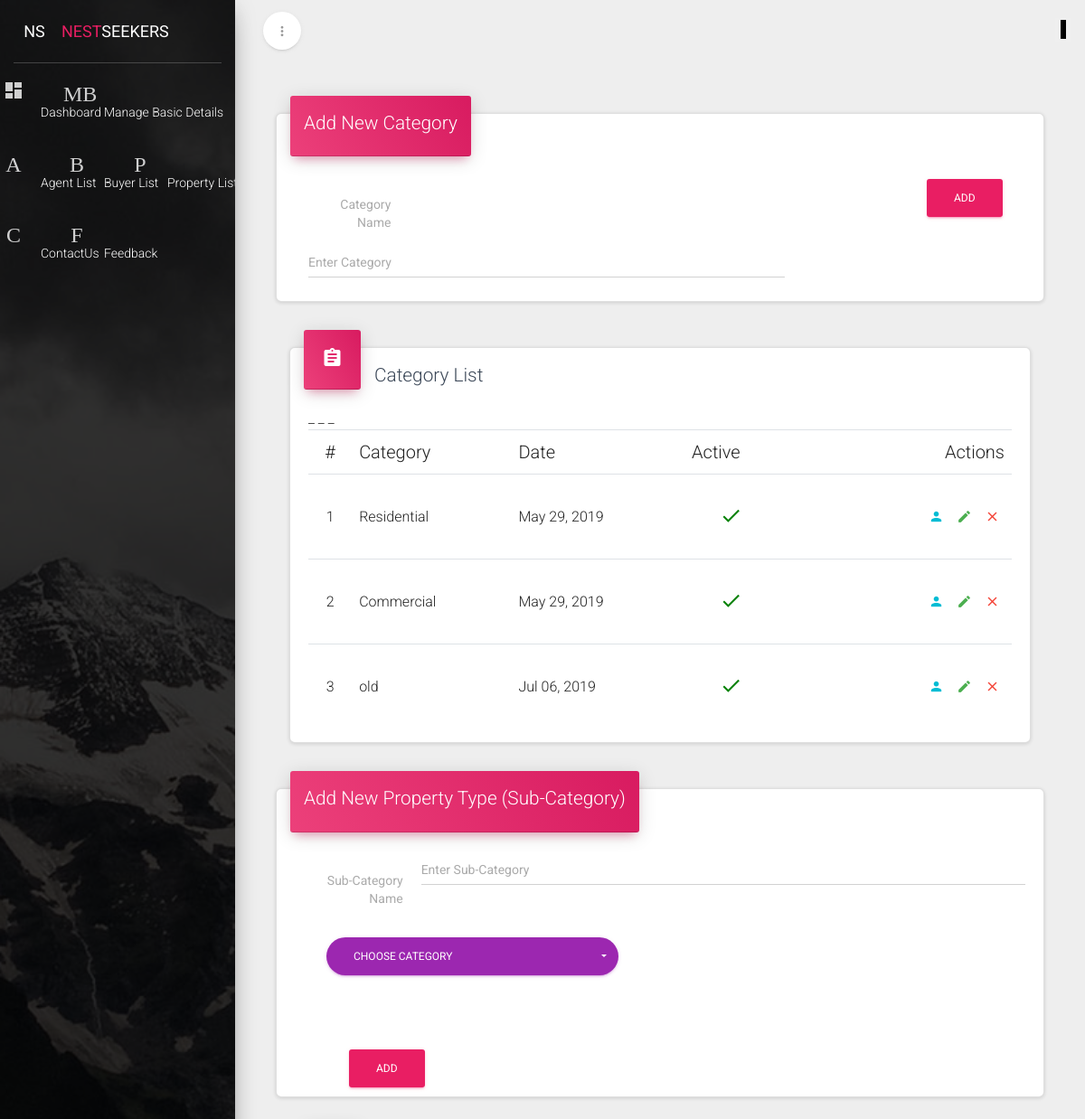
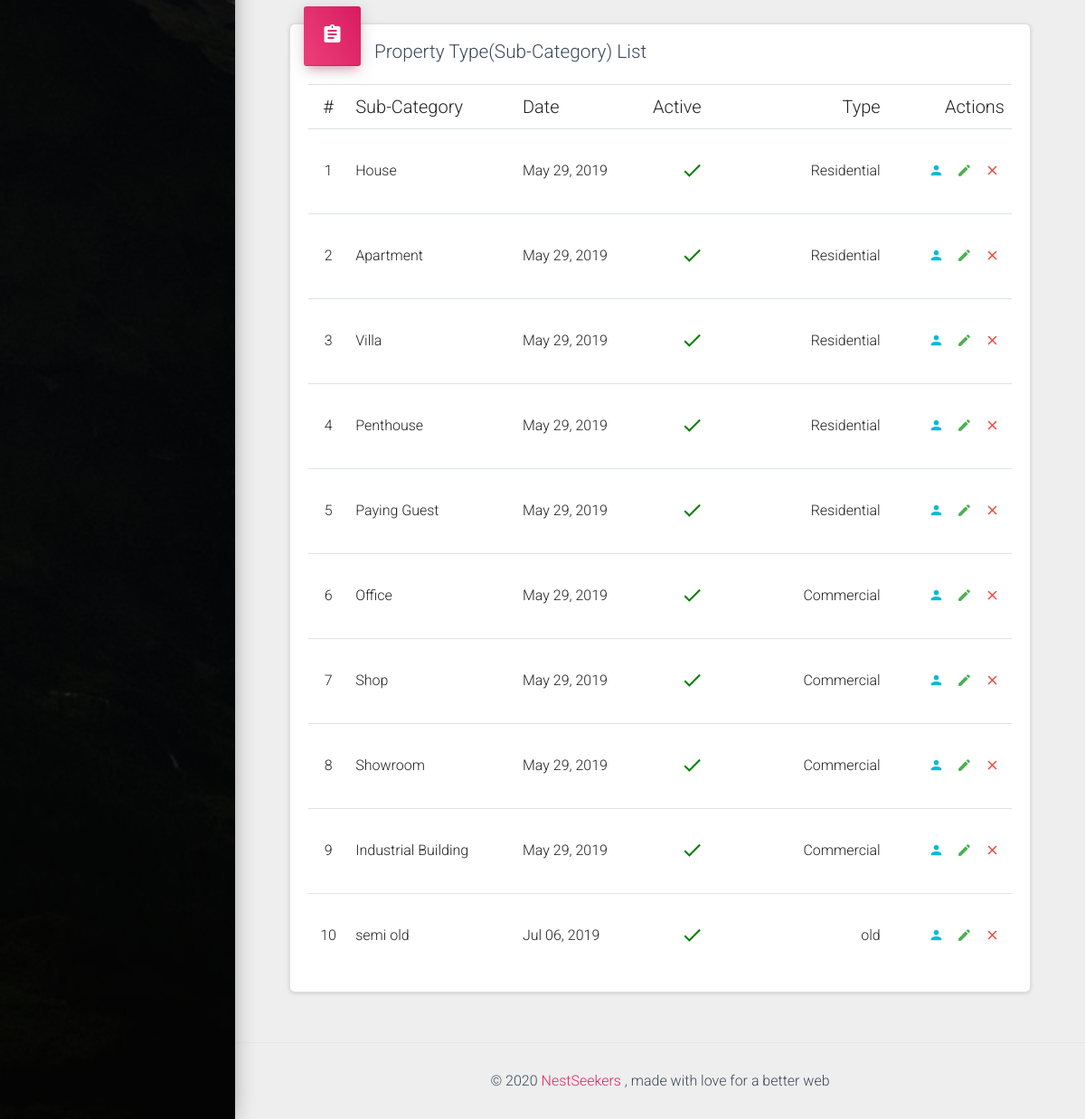
Page /NestSeekers/admin/ManageCategory.php on the committed database (2 pictures, top to bottom).
### tables this page shows
CREATE TABLE IF NOT EXISTS `tblcategory` (
  `CategoryID` int(11) NOT NULL AUTO_INCREMENT,
  `CategoryName` varchar(200) DEFAULT NULL,
  `CreatedOn` date NOT NULL,
  `IsActive` tinyint(4) NOT NULL,
  PRIMARY KEY (`CategoryID`)
);

CREATE TABLE IF NOT EXISTS `tblpropertytype` (
  `PropertyTypeID` int(11) NOT NULL AUTO_INCREMENT,
  `CategoryID` int(11) NOT NULL,
  `PropertyName` varchar(100) DEFAULT NULL,
  `CreatedOn` date NOT NULL,
  `IsActive` tinyint(4) NOT NULL,
  PRIMARY KEY (`PropertyTypeID`)
);

### NestSeekers/admin/ManageCategory.php (the view, shortened to what this page needs)
<!doctype html>
<html lang="en">
<head>
    <?php include_once("LoadFile1.php");?>
</head>
<body >
	<div class="wrapper">
            <?php include_once("SideBarMenu.php");?>
	    <div class="main-panel">
			 <?php include_once("NavBar.php");?>
			<div class="content">
					<div class="container-fluid">
					   <div class="col-md-12">
                            <div class="card">
                                        <form method="post" name="myform" class="form-horizontal">
                                            <div class="card-header card-header-text" data-background-color="rose">
                                                <h4 class="card-title">Add New Category</h4>
                                            </div>
                                            <div class="card-content">
                                                <div class="row">
                                                    <div class="col-md-10">
                                                        <label class="col-sm-2 label-on-left">Category Name</label>
                                                        <div class="col-sm-10">
                                                            <div class="form-group label-floating is-empty">
                                                                <input type="text" name="txtCategoryName" class="form-control" placeholder="Enter Category">
                                                            </div>
                                                        </div>
                                                    </div>
                                                    <div class="col-md-2">
                                                        <button type="submit" name="btnAddCategory" onclick=" return validatecat();" class="btn btn-fill btn-rose">Add</button>
                                                    </div>
                                                </div>
                                            </div>
                                        </form>
                            </div>
                            <div class="col-md-12">
                                <div class="card">
                                    <div class="card-header card-header-icon" data-background-color="rose">
                                        <i class="material-icons">assignment</i>
                                    </div>
                                    <div class="card-content">
                                        <h4 class="card-title">Category List</h4>
                                        <div class="table-responsive">
                                            <table class="table">
                                                <thead>
                                                    <tr>
                                                        <th class="text-center">#</th>
                                                        <th>Category</th>
                                                        <th>Date</th>
                                                        <th>Active</th>
                                                        <th class="text-right">Actions</th>
                                                    </tr>
                                                </thead>
                                                <tbody>
                                <?php
                                    $select_Category="select * from tblCategory";
                                    $Execute_select_Category=mysqli_query($con,$select_Category)or die(mysqli_error($con));
                                    while($fetch_category=mysqli_fetch_array($Execute_select_Category))
                                    {
                                ?>
                                        <tr>
                                            <td class="text-center"><?php echo $fetch_category['CategoryID'];?></td>
                                            <td><?php echo $fetch_category['CategoryName'];?></td>
                                            <td>
                                                 <?php
                                                    $date_Project=date('M d, Y',strtotime($fetch_category['CreatedOn']));
                                                        echo $date_Project;
                                                ?>
                                               </td>
                                            <td>
                                                 <?php if($fetch_category['IsActive']==0)
                                                  {
                                                ?>
                                                    <a href="?UpdateCategoryID=<?php echo $fetch_category['CategoryID']; ?>&Active=1" class="btn btn-simple btn-danger btn-icon "><i class="material-icons" style="font-size: 25px;">close</i></a>
                                                <?php
                                                    }
                                                    else
                                                    {
                                                ?>
                                                    <a href="?UpdateCategoryID=<?php echo $fetch_category['CategoryID']; ?>&Active=0" class="btn btn-simple btn-danger btn-icon "><i class="material-icons" style="color: green;font-size: 25px;">done</i></a>
                                                <?php
                                                    }
                                                ?>
                                            </td>
                                             <td class="td-actions text-right">
                                                <button type="button" rel="tooltip" class="btn btn-info btn-simple">
                                                    <i class="material-icons">person</i>
                                                </button>
                                                <button type="button" rel="tooltip" class="btn btn-success btn-simple">
                                                    <i class="material-icons">edit</i>
                                                </button>
                                                <button type="button" rel="tooltip" class="btn btn-danger btn-simple">
                                                    <i class="material-icons">close</i>
                                                </button>
                                            </td>
                                        </tr>_
                                <?php
                                    }
                                ?>
                                                </tbody>
                                            </table>
                                        </div>
                                    </div>
                                </div>
                            </div>
                                    <div class="card">
                                        <form method="post" name="myformsubcat" class="form-horizontal">
                                            <div class="card-header card-header-text" data-background-color="rose">
                                                <h4 class="card-title">Add New Property Type (Sub-Category)</h4>
                                            </div>
                                            <div class="card-content">
                                                <div class="row">
                                                        <label class="col-sm-2 label-on-left">Sub-Category Name</label>
                                                        <div class="col-sm-10">
                                                            <div class="form-group label-floating is-empty">
                                                                <input type="text" name="txtSub-CategoryName" class="form-control" placeholder="Enter Sub-Category">
                                                            </div>
                                                        </div>
                                                </div>
                                            </div>
                                            <div class="col-md-12" style="padding-bottom: 0px;margin-left: 40px;">
                                                <div class="row">
                                                    <div class="col-lg-5 col-md-6 col-sm-3">
                                                        <select class="selectpicker" data-style="btn btn-primary btn-round" title="Single Select" data-size="7" name="selectCategory">
                                                            <option disabled selected>Choose Category</option>
                                                        </select>
                                                    </div>
                                                </div>
                                            </div><br><br><br>
                                            <button type="submit" name="btnAddSub-Category" onclick=" return validatesubcat();" class="btn btn-fill btn-rose" style="margin-left: 80px;">Add</button>
                                        </form>
                                    </div>
                            <div class="col-md-12">
                                <div class="card">
                                    <div class="card-header card-header-icon" data-background-color="rose">
                                        <i class="material-icons">assignment</i>
                                    </div>
                                    <div class="card-content">
                                        <h4 class="card-title">Property Type(Sub-Category) List</h4>
                                        <div class="table-responsive">
                                            <table class="table">
                                                <thead>
                                                    <tr>
                                                        <th class="text-center">#</th>
                                                        <th>Sub-Category</th>
                                                        <th>Date</th>
                                                        <th>Active</th>
                                                        <th class="text-right">Type</th>
                                                        <th class="text-right">Actions</th>
                                                    </tr>
                                                </thead>
                                                <tbody>
                                <?php
                                    $select_propertyType="select * from tblpropertytype";
                                    $Execute_select_propertyType=mysqli_query($con,$select_propertyType)or die(mysqli_error($con));
                                    while($fetch_PropertyType=mysqli_fetch_array($Execute_select_propertyType))
                                    {
                                ?>
                                                    <tr>
                                                        <td class="text-center"><?php echo $fetch_PropertyType['PropertyTypeID'];?></td>
                                                        <td><?php echo $fetch_PropertyType['PropertyName'];?></td>
                                                        <td>
                                                             <?php
                                                                $date_Project=date('M d, Y',strtotime($fetch_PropertyType['CreatedOn']));
                                                                    echo $date_Project;
                                                            ?>
                                                        </td>
                                                        <td>
                                                             <?php if($fetch_PropertyType['IsActive']==0)
                                                              {
                                                            ?>
                                                                <a href="?UpdatePropertyTypeID=<?php echo $fetch_PropertyType['PropertyTypeID']; ?>&Active=1" class="btn btn-simple btn-danger btn-icon "><i class="material-icons" style="font-size: 25px;">close</i></a>
                                                            <?php
                                                                }
                                                                else
                                                                {
                                                            ?>
                                                                <a href="?UpdatePropertyTypeID=<?php echo $fetch_PropertyType['PropertyTypeID']; ?>&Active=0" class="btn btn-simple btn-danger btn-icon "><i class="material-icons" style="color: green;font-size: 25px;">done</i></a>
                                                            <?php
                                                                }
                                                            ?>
                                                        </td>
                                                        <td class="text-right">
                                                            <?php
                                                                $select_Category_type="select * from tblCategory where CategoryID='".$fetch_PropertyType['CategoryID']."'";
                                                                $Execute_select_Category_type=mysqli_query($con,$select_Category_type) or die(mysqli_error($con));
                                                                $Fetch_Category_type=mysqli_fetch_array($Execute_select_Category_type);
                                                                echo $Fetch_Category_type['CategoryName'];
                                                            ?>
                                                        </td>
                                                         <td class="td-actions text-right">
                                                            <button type="button" rel="tooltip" class="btn btn-info btn-simple">
                                                                <i class="material-icons">person</i>
                                                            </button>
                                                            <button type="button" rel="tooltip" class="btn btn-success btn-simple">
                                                                <i class="material-icons">edit</i>
                                                            </button>
                                                            <button type="button" rel="tooltip" class="btn btn-danger btn-simple">
                                                                <i class="material-icons">close</i>
                                                            </button>
                                                        </td>
                                                    </tr>
                                <?php
                                    }
                                ?>
                                                </tbody>
                                            </table>
                                        </div>
                                    </div>
                                </div>
                            </div>
                        </div>
					</div>
			</div>
            <?php include_once("Footer.php"); ?>
		</div>
	</div>
</body>
</html>

### rows in the picture
tblcategory: CategoryID "1", CategoryName "Residential", CreatedOn "May 29, 2019"
tblcategory: CategoryID "2", CategoryName "Commercial", CreatedOn "May 29, 2019"
tblcategory: CategoryID "3", CategoryName "old", CreatedOn "Jul 06, 2019"
tblpropertytype: PropertyTypeID "1", PropertyName "House", CreatedOn "May 29, 2019", CategoryID.CategoryName "Residential"
tblpropertytype: PropertyTypeID "2", PropertyName "Apartment", CreatedOn "May 29, 2019", CategoryID.CategoryName "Residential"
tblpropertytype: PropertyTypeID "3", PropertyName "Villa", CreatedOn "May 29, 2019", CategoryID.CategoryName "Residential"
tblpropertytype: PropertyTypeID "4", PropertyName "Penthouse", CreatedOn "May 29, 2019", CategoryID.CategoryName "Residential"
tblpropertytype: PropertyTypeID "5", PropertyName "Paying Guest", CreatedOn "May 29, 2019", CategoryID.CategoryName "Residential"
tblpropertytype: PropertyTypeID "6", PropertyName "Office", CreatedOn "May 29, 2019", CategoryID.CategoryName "Commercial"
tblpropertytype: PropertyTypeID "7", PropertyName "Shop", CreatedOn "May 29, 2019", CategoryID.CategoryName "Commercial"
tblpropertytype: PropertyTypeID "8", PropertyName "Showroom", CreatedOn "May 29, 2019", CategoryID.CategoryName "Commercial"
tblpropertytype: PropertyTypeID "9", PropertyName "Industrial Building", CreatedOn "May 29, 2019", CategoryID.CategoryName "Commercial"
tblpropertytype: PropertyTypeID "10", PropertyName "semi old", CreatedOn "Jul 06, 2019", CategoryID.CategoryName "old"
